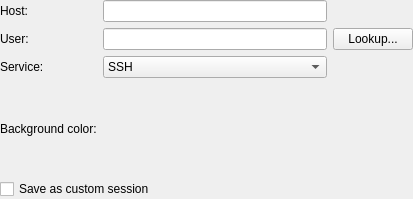
<ui version="4.0" >
 <class>RemoteConnectionDialog</class>
 <widget class="QWidget" name="RemoteConnectionDialog" >
  <property name="geometry" >
   <rect>
    <x>0</x>
    <y>0</y>
    <width>413</width>
    <height>199</height>
   </rect>
  </property>
  <property name="sizePolicy" >
   <sizepolicy vsizetype="Fixed" hsizetype="Preferred" >
    <horstretch>0</horstretch>
    <verstretch>0</verstretch>
   </sizepolicy>
  </property>
  <property name="minimumSize" >
   <size>
    <width>0</width>
    <height>0</height>
   </size>
  </property>
  <property name="windowTitle" >
   <string>Remote Connection</string>
  </property>
  <layout class="QGridLayout" >
   <item row="0" column="0" >
    <widget class="QLabel" name="hostLabel" >
     <property name="text" >
      <string>Host:</string>
     </property>
    </widget>
   </item>
   <item row="0" column="1" >
    <widget class="QLineEdit" name="userEdit" />
   </item>
   <item row="1" column="0" >
    <widget class="QLabel" name="userLabel" >
     <property name="text" >
      <string>User:</string>
     </property>
    </widget>
   </item>
   <item row="1" column="1" >
    <widget class="QLineEdit" name="hostEdit" >
     <property name="minimumSize" >
      <size>
       <width>180</width>
       <height>0</height>
      </size>
     </property>
    </widget>
   </item>
   <item row="1" column="2" >
    <widget class="QPushButton" name="lookupHostButton" >
     <property name="text" >
      <string>Lookup...</string>
     </property>
    </widget>
   </item>
   <item row="2" column="0" >
    <widget class="QLabel" name="serviceLabel" >
     <property name="text" >
      <string>Service:</string>
     </property>
    </widget>
   </item>
   <item row="2" column="1" >
    <widget class="QComboBox" name="serviceComboBox" >
     <item>
      <property name="text" >
       <string>SSH</string>
      </property>
     </item>
     <item>
      <property name="text" >
       <string>Secure FTP</string>
      </property>
     </item>
    </widget>
   </item>
   <item row="3" column="0" >
    <widget class="QLabel" name="backgroundColorLabel" >
     <property name="text" >
      <string>Background color:</string>
     </property>
    </widget>
   </item>
   <item row="3" column="1" >
    <widget class="QWidget" native="1" name="backgroundSelectionWidget" />
   </item>
   <item row="4" column="0" colspan="3" >
    <widget class="QCheckBox" name="saveAsCustomCheckBox" >
     <property name="text" >
      <string>Save as custom session</string>
     </property>
    </widget>
   </item>
  </layout>
 </widget>
 <layoutdefault spacing="6" margin="0" />
 <resources/>
 <connections/>
</ui>
